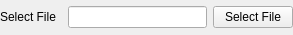
<?xml version="1.0" encoding="UTF-8"?>
<ui version="4.0">
 <class>SelectFileWidget</class>
 <widget class="QWidget" name="SelectFileWidget">
  <property name="geometry">
   <rect>
    <x>0</x>
    <y>0</y>
    <width>293</width>
    <height>35</height>
   </rect>
  </property>
  <property name="windowTitle">
   <string>Form</string>
  </property>
  <layout class="QGridLayout" name="gridLayout">
   <property name="margin">
    <number>0</number>
   </property>
   <item row="0" column="0">
    <widget class="QLabel" name="label">
     <property name="sizePolicy">
      <sizepolicy hsizetype="MinimumExpanding" vsizetype="Fixed">
       <horstretch>0</horstretch>
       <verstretch>0</verstretch>
      </sizepolicy>
     </property>
     <property name="minimumSize">
      <size>
       <width>0</width>
       <height>0</height>
      </size>
     </property>
     <property name="maximumSize">
      <size>
       <width>62</width>
       <height>16777215</height>
      </size>
     </property>
     <property name="text">
      <string>Select File</string>
     </property>
    </widget>
   </item>
   <item row="0" column="1">
    <widget class="QLineEdit" name="lineEdit">
     <property name="sizePolicy">
      <sizepolicy hsizetype="MinimumExpanding" vsizetype="Fixed">
       <horstretch>0</horstretch>
       <verstretch>0</verstretch>
      </sizepolicy>
     </property>
    </widget>
   </item>
   <item row="0" column="2">
    <widget class="QPushButton" name="selectFilePushButton">
     <property name="text">
      <string>Select File</string>
     </property>
    </widget>
   </item>
  </layout>
 </widget>
 <resources/>
 <connections/>
</ui>
